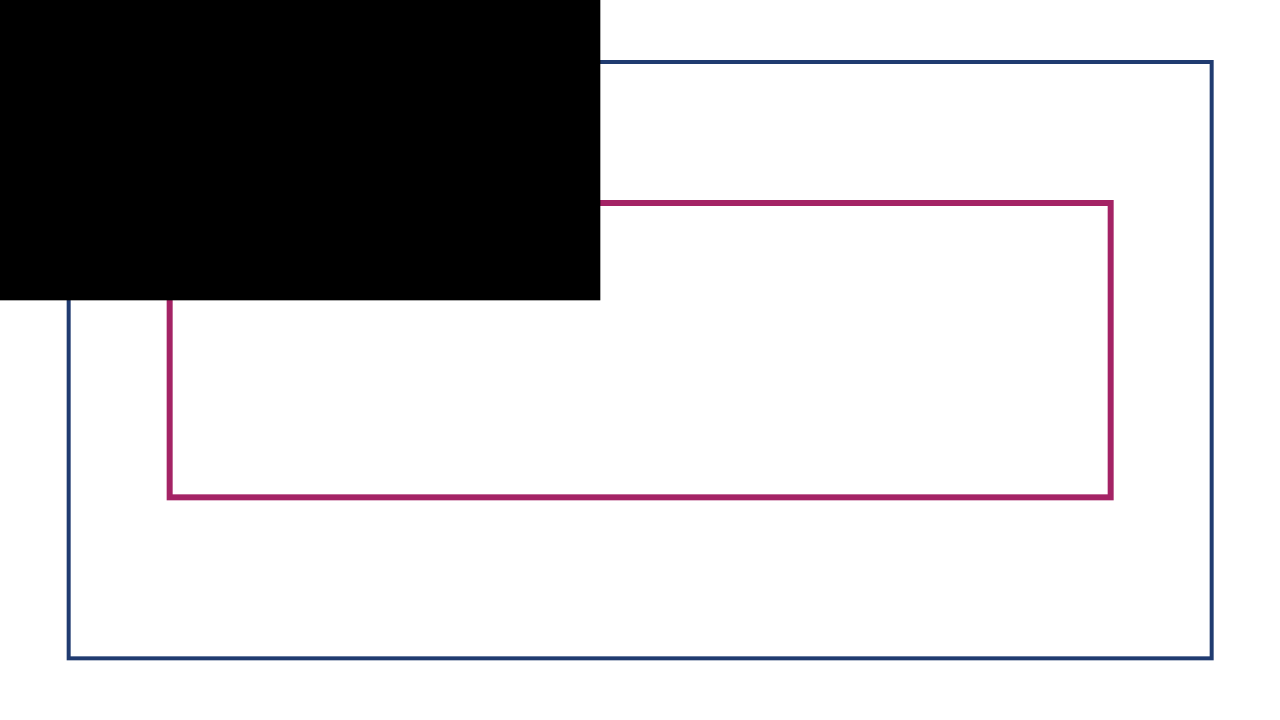
#> input picture QA/Runtime/_parity_fixture/bad.png, 3840 x 2160 px (shown at 1/3 size)
$ python -i deck_continuity.py   (imports and definitions only)
#> lines starting #> are read from the running program, lines starting #| are printed output that depends on the picture
from __future__ import annotations
from pathlib import Path
import hashlib
from PIL import Image,ImageFilter,ImageStat

def sha256_file(p): return hashlib.sha256(Path(p).read_bytes()).hexdigest()
def fingerprint(p):
    im=Image.open(p).convert('RGB'); im.thumbnail((320,180)); mean=ImageStat.Stat(im).mean
#> in fingerprint, im is the input picture: PIL image 3840x2160 RGB; mean R, G, B 201.3, 200, 201.5
#> after `im.thumbnail((320, 180))`:
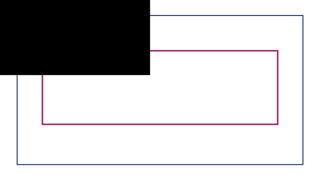
#> im: PIL image 320x180 RGB; mean R, G, B 201.2, 199.8, 201.3
#> after `mean = ImageStat.Stat(im).mean`: mean = [201.2, 199.8, 201.3]
    edges=im.convert('L').filter(ImageFilter.FIND_EDGES); edge=sum(ImageStat.Stat(edges).mean)
#> after `edges = im.convert('L').filter(ImageFilter.FIND_EDGES)`:
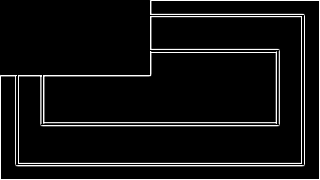
#> edges: PIL image 320x180 L; min 0, max 255, mean 16.6
#> after `edge = sum(ImageStat.Stat(edges).mean)`: edge = 16.64
    h=im.histogram(); vec=[]
#> after `h = im.histogram()`: h = 768 values, max 42883 at index 255, min 0 at index 1, mean 225
    for ch in range(3):
        arr=h[ch*256:(ch+1)*256]; total=max(1,sum(arr)); vec.extend([sum(arr[i:i+32])/total for i in range(0,256,32)])
#> after the loop, vec = [0.195, 0.00269, 0.00495, 0.0041, 0.00262, 0.01, 0.0171, 0.763, 0.195, 0.00842, 0.00271, 0.00646, 0.0101, 0.00505, 0.00458, 0.767, 0.195, 0, 3.47e-05, 0.00847, 0.0076, 0.0142, 0.007, 0.767]
    return {'mean_rgb':mean,'edge_density':edge,'hist':vec}
def distance(a,b):
    return {'lightness_delta':abs(sum(a['mean_rgb'])/3-sum(b['mean_rgb'])/3),'edge_density_delta':abs(a['edge_density']-b['edge_density']),'hist_l1':sum(abs(x-y) for x,y in zip(a['hist'],b['hist']))}
def evaluate_ledger(obj):
    pages=list(obj.get('pages') or []); th=obj.get('thresholds') or {'lightness_delta_max':75,'edge_density_delta_max':45,'hist_l1_max':1.8}
    viol=[]; measured=[]; fps={}; ids=[p.get('page_id') for p in pages]
    if not pages: viol.append({'problem':'zero_pages'})
    for i,p in enumerate(pages):
        mp=Path(p.get('master_path','')); expected=p.get('master_sha256')
        if not mp.exists(): viol.append({'page_id':p.get('page_id'),'problem':'master missing','path':str(mp)}); continue
        actual=sha256_file(mp)
        if expected and actual.lower()!=str(expected).lower(): viol.append({'page_id':p.get('page_id'),'problem':'master hash mismatch','expected':expected,'actual':actual})
        if i>0 and p.get('previous_page_id') not in (None,ids[i-1]): viol.append({'page_id':p.get('page_id'),'problem':'previous-page continuity link mismatch','expected':ids[i-1],'actual':p.get('previous_page_id')})
        fps[i]=fingerprint(mp)
        anchor=Path(p.get('style_anchor_path','')) if p.get('style_anchor_path') else None
        if anchor and anchor.exists():
            d=distance(fingerprint(anchor),fps[i]); measured.append({'page_id':p.get('page_id'),'comparison':'declared_style_anchor','anchor':str(anchor),**d})
            if d['lightness_delta']>th['lightness_delta_max'] or d['edge_density_delta']>th['edge_density_delta_max'] or d['hist_l1']>th['hist_l1_max']:
                viol.append({'page_id':p.get('page_id'),'problem':'visual fingerprint drift beyond approved anchor tolerance',**d})
        elif i>0 and i-1 in fps:
            d=distance(fps[i-1],fps[i]); measured.append({'page_id':p.get('page_id'),'comparison':'adjacent_page_style_continuity','anchor_page_id':ids[i-1],**d})
            # Adjacent pages may intentionally differ; only catastrophic style discontinuity blocks.
            if d['lightness_delta']>th['lightness_delta_max']*1.35 or d['edge_density_delta']>th['edge_density_delta_max']*1.35 or d['hist_l1']>th['hist_l1_max']*1.35:
                viol.append({'page_id':p.get('page_id'),'problem':'catastrophic_adjacent_style_discontinuity',**d})
    return {'status':'PASS' if not viol else 'FAIL','verdict':'DECK_CONTINUITY_PASS' if not viol else 'BLOCKED','violations':viol,'measurements':measured,'thresholds':th,'page_count':len(pages)}

>>> result = fingerprint('../../../../QA/Runtime/_parity_fixture/bad.png')
#> result = 3 items
